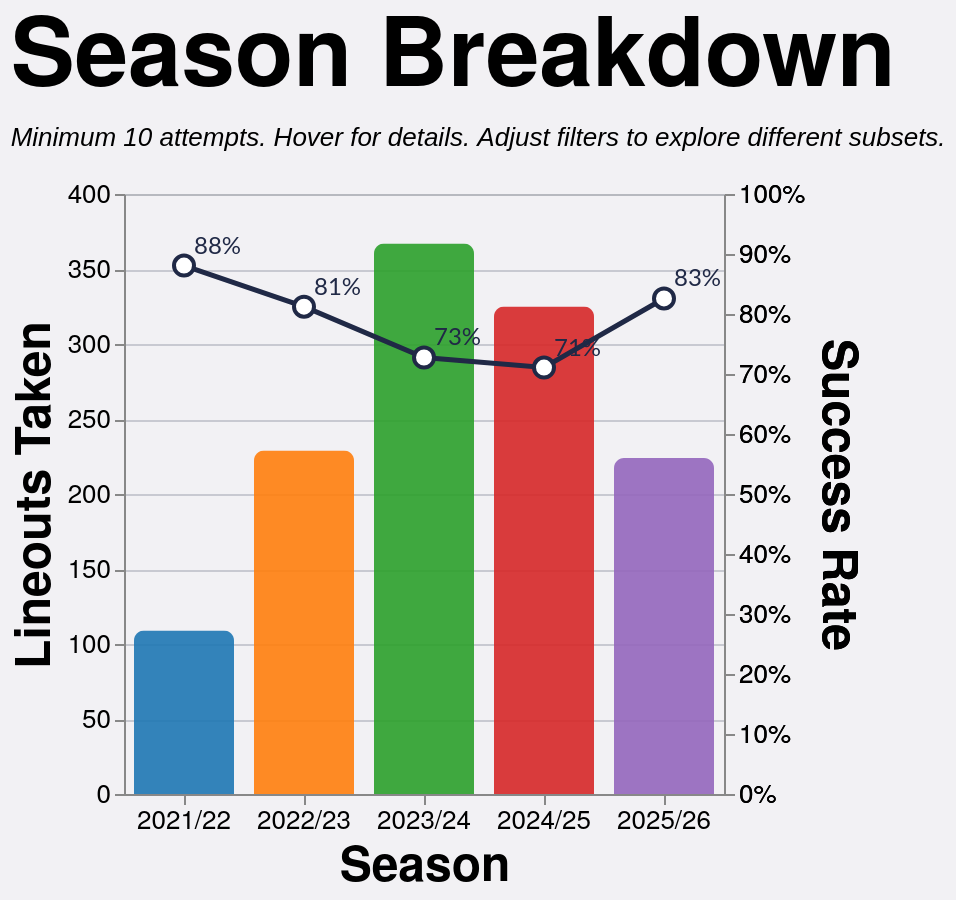

Source (Vega-Lite JSON):
### Vega-Lite specification from a JSON file in a GitHub repository (floating-point values rounded to 4 significant figures; data arrays with more than 128 entries replaced by an {"elided": "..."} marker saying what was removed)
{"config": {"axis": {"labelFont": "PT Sans Narrow, Helvetica Neue, Helvetica, Arial, sans-serif", "titleFont": "PT Sans Narrow, Helvetica Neue, Helvetica, Arial, sans-serif", "labelFontSize": 13, "titleFontSize": 24, "gridColor": "#202947", "gridOpacity": 0.2}, "text": {"font": "Lato, sans-serif"}, "bar": {"cornerRadiusEnd": 5}, "header": {"labelFont": "PT Sans Narrow, Helvetica Neue, Helvetica, Arial, sans-serif", "titleFont": "PT Sans Narrow, Helvetica Neue, Helvetica, Arial, sans-serif", "labelFontSize": 24, "titleFontSize": 28, "labelFontWeight": "bold", "orient": "left"}, "legend": {"labelFont": "PT Sans Narrow, Helvetica Neue, Helvetica, Arial, sans-serif", "titleFont": "PT Sans Narrow, Helvetica Neue, Helvetica, Arial, sans-serif", "labelFontSize": 14, "titleFontSize": 16, "titlePadding": 5, "fillColor": "white", "strokeColor": "black", "padding": 10, "titleFontWeight": "lighter", "titleFontStyle": "italic", "titleColor": "gray", "offset": 10}, "title": {"font": "PT Sans Narrow, Helvetica Neue, Helvetica, Arial, sans-serif", "fontSize": 48, "fontWeight": "bold", "anchor": "start", "align": "center", "titlePadding": 20, "subtitlePadding": 10, "subtitleFontSize": 13, "subtitleColor": "", "subtitleFontStyle": "italic", "offset": 15, "color": "black"}, "axisX": {"labelAngle": 0}, "facet": {"title": null, "header": null, "align": {"row": "each", "column": "each"}}, "resolve": {"scale": {"y": "independent", "facet": "independent"}}, "background": "#f2f1f4", "scale": {"offsetBandPaddingOuter": 0.2, "offsetBandPaddingInner": 0.1}}, "layer": [{"mark": {"type": "bar", "opacity": 0.9, "size": 50}, "encoding": {"color": {"field": "season", "legend": null, "scale": {"scheme": "category10"}, "type": "nominal"}, "stroke": {"value": "transparent"}, "tooltip": [{"field": "season", "title": "Season", "type": "nominal"}, {"field": "attempts", "format": ",.0f", "title": "Attempts", "type": "quantitative"}, {"field": "won", "format": ",.0f", "title": "Won", "type": "quantitative"}, {"field": "success_rate", "format": ".1%", "title": "Success Rate", "type": "quantitative"}], "x": {"axis": {"labelAngle": 0}, "field": "season", "sort": ["2021/22", "2022/23", "2023/24", "2024/25", "2025/26"], "title": "Season", "type": "nominal"}, "y": {"field": "attempts", "title": "Lineouts Taken", "type": "quantitative"}}, "transform": [{"filter": "(loSquad == 'All' || datum.squad == loSquad) && (loSeason == 'All' || datum.season == loSeason) && (loGameType == 'All' || (loGameType == 'League + Cup' && (datum.game_type == 'League' || datum.game_type == 'Cup')) || (loGameType == 'League only' && datum.game_type == 'League') || datum.game_type == loGameType) && (loThrower == 'All' || datum.thrower == loThrower) && (loJumper == 'All' || datum.jumper == loJumper) && (loArea == 'All' || datum.area == loArea) && (loNumbers == 'All' || datum.numbers == loNumbers)"}, {"aggregate": [{"op": "count", "as": "attempts"}, {"op": "sum", "field": "won", "as": "won"}], "groupby": ["season"]}, {"filter": "datum.attempts >= 10"}, {"calculate": "datum.won / datum.attempts", "as": "success_rate"}]}, {"mark": {"type": "line", "point": {"fill": "white", "filled": false, "size": 100, "stroke": "#202946"}, "stroke": "#202946", "strokeWidth": 2.5}, "encoding": {"tooltip": [{"field": "season", "title": "Season", "type": "nominal"}, {"field": "attempts", "format": ",.0f", "title": "Attempts", "type": "quantitative"}, {"field": "won", "format": ",.0f", "title": "Won", "type": "quantitative"}, {"field": "success_rate", "format": ".1%", "title": "Success Rate", "type": "quantitative"}], "x": {"axis": {"labelAngle": 0}, "field": "season", "sort": ["2021/22", "2022/23", "2023/24", "2024/25", "2025/26"], "title": "Season", "type": "nominal"}, "y": {"axis": {"format": "%"}, "field": "success_rate", "scale": {"domain": [0, 1]}, "title": "Success Rate", "type": "quantitative"}}, "transform": [{"filter": "(loSquad == 'All' || datum.squad == loSquad) && (loSeason == 'All' || datum.season == loSeason) && (loGameType == 'All' || (loGameType == 'League + Cup' && (datum.game_type == 'League' || datum.game_type == 'Cup')) || (loGameType == 'League only' && datum.game_type == 'League') || datum.game_type == loGameType) && (loThrower == 'All' || datum.thrower == loThrower) && (loJumper == 'All' || datum.jumper == loJumper) && (loArea == 'All' || datum.area == loArea) && (loNumbers == 'All' || datum.numbers == loNumbers)"}, {"aggregate": [{"op": "count", "as": "attempts"}, {"op": "sum", "field": "won", "as": "won"}], "groupby": ["season"]}, {"filter": "datum.attempts >= 10"}, {"calculate": "datum.won / datum.attempts", "as": "success_rate"}]}, {"mark": {"type": "text", "align": "left", "baseline": "middle", "color": "#202946", "dx": 5, "dy": -10, "fontSize": 12}, "encoding": {"text": {"field": "success_rate", "format": ".0%", "type": "quantitative"}, "x": {"axis": {"labelAngle": 0}, "field": "season", "sort": ["2021/22", "2022/23", "2023/24", "2024/25", "2025/26"], "title": "Season", "type": "nominal"}, "y": {"axis": {"format": "%"}, "field": "success_rate", "scale": {"domain": [0, 1]}, "title": "Success Rate", "type": "quantitative"}}, "transform": [{"filter": "(loSquad == 'All' || datum.squad == loSquad) && (loSeason == 'All' || datum.season == loSeason) && (loGameType == 'All' || (loGameType == 'League + Cup' && (datum.game_type == 'League' || datum.game_type == 'Cup')) || (loGameType == 'League only' && datum.game_type == 'League') || datum.game_type == loGameType) && (loThrower == 'All' || datum.thrower == loThrower) && (loJumper == 'All' || datum.jumper == loJumper) && (loArea == 'All' || datum.area == loArea) && (loNumbers == 'All' || datum.numbers == loNumbers)"}, {"aggregate": [{"op": "count", "as": "attempts"}, {"op": "sum", "field": "won", "as": "won"}], "groupby": ["season"]}, {"filter": "datum.attempts >= 10"}, {"calculate": "datum.won / datum.attempts", "as": "success_rate"}]}], "data": {"name": "data-cf4de7f0020e91f04208de3fdd3ebf7e"}, "height": 300, "params": [{"name": "loSquad", "value": "All"}, {"name": "loSeason", "value": "All"}, {"name": "loGameType", "value": "All"}, {"name": "loThrower", "value": "All"}, {"name": "loJumper", "value": "All"}, {"name": "loArea", "value": "All"}, {"name": "loNumbers", "value": "All"}], "resolve": {"scale": {"y": "independent"}}, "title": {"text": "Season Breakdown", "subtitle": "Minimum 10 attempts. Hover for details. Adjust filters to explore different subsets."}, "width": {"step": 60}, "$schema": "https://vega.github.io/schema/vega-lite/v5.20.1.json", "datasets": {"data-cf4de7f0020e91f04208de3fdd3ebf7e": {"elided": "1254 records"}}}
